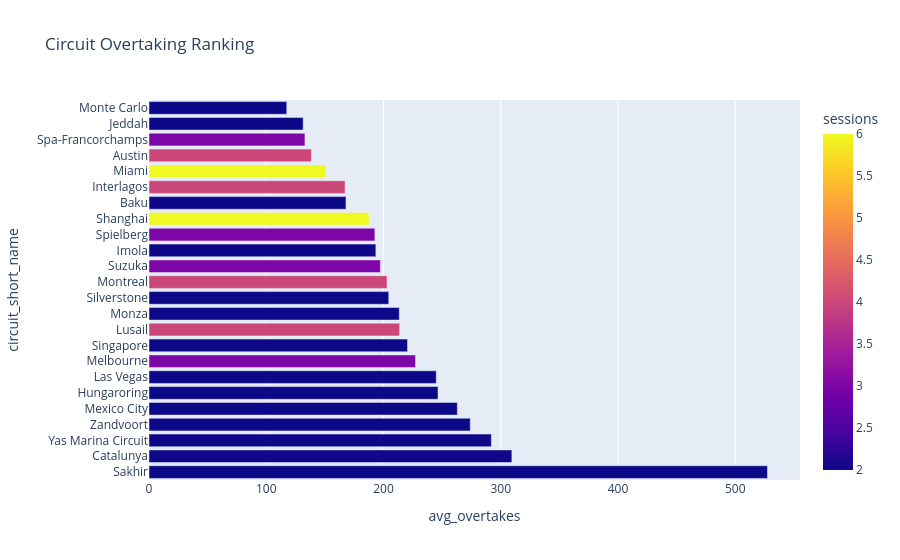

Notebook cell for this chart:
### Markdown cell above
## 3. Circuit Passability and Result Signal

Circuit ranking identifies tracks where traffic can be solved on track versus tracks where qualifying and pit strategy become more decisive.

### Code cell
circuit_overtakes = session_overtakes.groupby("circuit_short_name", as_index=False).agg(
    sessions=("session_key", "nunique"),
    total_overtakes=("overtakes", "sum"),
    avg_overtakes=("overtakes", "mean"),
).sort_values("avg_overtakes", ascending=False)
circuit_overtakes.to_csv(OUTPUT_TABLES / "circuit_overtake_ranking.csv", index=False)
display(circuit_overtakes)

fig = px.bar(
    circuit_overtakes,
    x="avg_overtakes",
    y="circuit_short_name",
    orientation="h",
    color="sessions",
    title="Circuit Overtaking Ranking",
)
save_fig(fig, "circuit_overtake_ranking")

### Figure 1 — Plotly figure (JSON) as saved in the notebook; plotly's stock layout.template omitted (floating-point values rounded to 4 significant figures)
{"data": [{"hovertemplate": "avg_overtakes=%{x}<br>circuit_short_name=%{y}<br>sessions=%{marker.color}<extra></extra>", "legendgroup": "", "marker": {"color": [2, 2, 2, 2, 2, 2, 2, 3, 2, 4, 2, 2, 4, 3, 2, 3, 6, 2, 4, 6, 4, 3, 2, 2], "coloraxis": "coloraxis", "pattern": {"shape": ""}}, "name": "", "orientation": "h", "showlegend": false, "textposition": "auto", "type": "bar", "x": [527.5, 309.5, 292.0, 274.0, 263.0, 246.5, 245.0, 227.3, 220.5, 213.8, 213.5, 204.5, 203.0, 197.3, 193.5, 192.7, 187.7, 168.0, 167.2, 150.8, 138.5, 133.0, 131.5, 117.5], "xaxis": "x", "y": ["Sakhir", "Catalunya", "Yas Marina Circuit", "Zandvoort", "Mexico City", "Hungaroring", "Las Vegas", "Melbourne", "Singapore", "Lusail", "Monza", "Silverstone", "Montreal", "Suzuka", "Imola", "Spielberg", "Shanghai", "Baku", "Interlagos", "Miami", "Austin", "Spa-Francorchamps", "Jeddah", "Monte Carlo"], "yaxis": "y"}], "layout": {"barmode": "relative", "coloraxis": {"colorbar": {"title": {"text": "sessions"}}, "colorscale": [[0.0, "#0d0887"], [0.1111, "#46039f"], [0.2222, "#7201a8"], [0.3333, "#9c179e"], [0.4444, "#bd3786"], [0.5556, "#d8576b"], [0.6667, "#ed7953"], [0.7778, "#fb9f3a"], [0.8889, "#fdca26"], [1.0, "#f0f921"]]}, "legend": {"tracegroupgap": 0}, "title": {"text": "Circuit Overtaking Ranking"}, "xaxis": {"anchor": "y", "domain": [0.0, 1.0], "title": {"text": "avg_overtakes"}}, "yaxis": {"anchor": "x", "domain": [0.0, 1.0], "title": {"text": "circuit_short_name"}}}}
